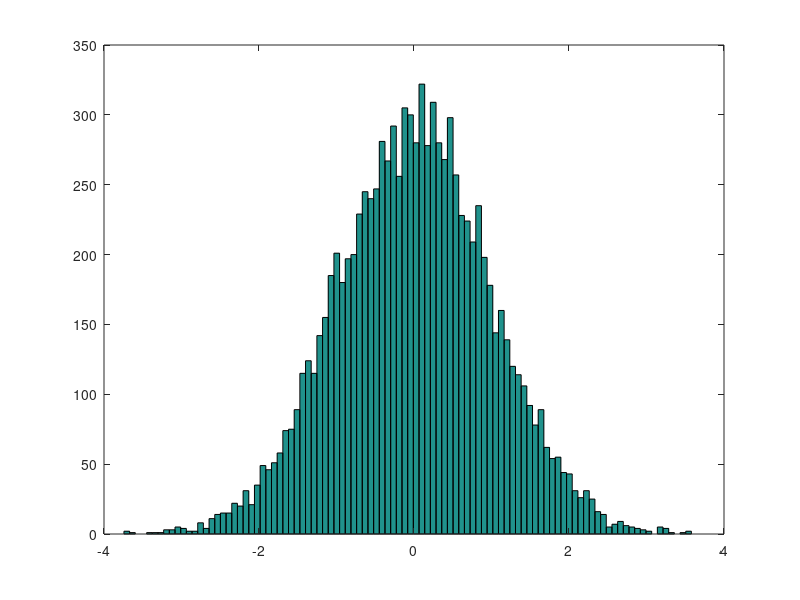

This chart was generated by the following MATLAB code:
clc 
clear 
tekrar=10000
n=100
mu=10 %merkezi parametre
s=4  %standart sapma
ALFA=0.05
for i=1:tekrar
x= normrnd(mu,s,1,n); %parametreleri mu=10,sigma=16 olan normal dağılımdan n çaplı örnek
    
ort=mean(x);
LR(i)=(ort-mu)/(s/sqrt(n));%varyansın BİLİNİYOR olması koşulu altında mu=10 hipotezinin testi için Likelihood Ratio(LR) yoluyla eld edilmiş test istatistiği

end
LR=sort(LR);
zk1=norminv(ALFA/2,0.1)
kLR1=LR(floor(tekrar*(ALFA/2))) %alt kritik değer 

zk2=norminv(1-(ALFA/2),0.1)
kLR1=LR(floor(tekrar*(1-(ALFA/2))))%üst kritik değer 

hist(LR,100)